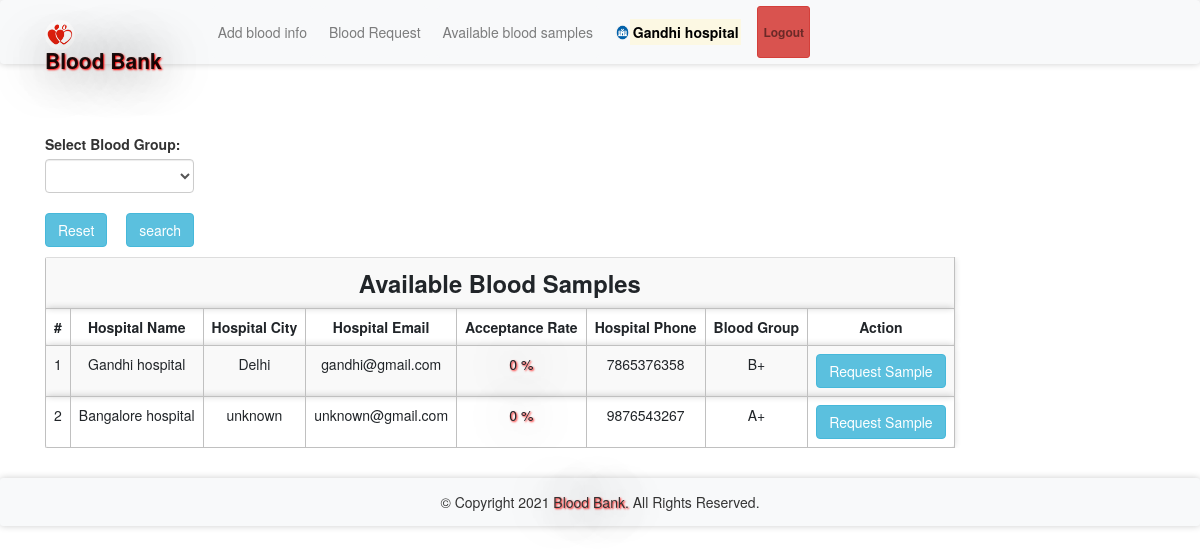
Page /abs.php (signed in) on the committed database.
### tables this page shows
CREATE TABLE `bloodinfo` (
  `bid` int(11) NOT NULL AUTO_INCREMENT,
  `hid` int(11) NOT NULL,
  `bg` varchar(10) NOT NULL,
  PRIMARY KEY (`bid`),
  KEY `hid` (`hid`),
  CONSTRAINT `bloodinfo_ibfk_1` FOREIGN KEY (`hid`) REFERENCES `hospitals` (`id`)
);

CREATE TABLE `hospitals` (
  `id` int(11) NOT NULL AUTO_INCREMENT,
  `hname` varchar(100) NOT NULL,
  `hemail` varchar(100) NOT NULL,
  `hpassword` varchar(100) NOT NULL,
  `hphone` varchar(100) NOT NULL,
  `hcity` varchar(100) NOT NULL,
  `haccepted` int(11) NOT NULL DEFAULT 0,
  `hrejected` int(11) NOT NULL DEFAULT 0,
  PRIMARY KEY (`id`),
  UNIQUE KEY `hemail` (`hemail`)
);

### message.php (called while the page is built, shortened)
<?php $counter=0; if(isset($_GET['msg'])) { ?>
	<div class="col-5 alert alert alert-success alert-dismissible fade show card" id="message">
		<button type="button" class="close" data-dismiss="alert" title="close">&times;</button><?php echo $_GET['msg'];?>
	</div>
<?php }?>

### abs.php (the view, shortened to what this page needs)
<?php
require 'file/connection.php';
if(isset($_GET['search'])){
    $searchKey = $_GET['search'];
    $sql = "select bloodinfo.*, hospitals.* from bloodinfo, hospitals where bloodinfo.hid=hospitals.id && bg LIKE '%$searchKey%'";
}else{
    $sql = "select bloodinfo.*, hospitals.* from bloodinfo, hospitals where bloodinfo.hid=hospitals.id";
}
$result = mysqli_query($conn, $sql);
?>
<!DOCTYPE html>
<html>
<?php require 'head.php'; ?>
<body>
    <?php require 'header.php'; ?>
    <div class="container cont">
        <?php require 'message.php'; ?>
        <div class="row col-lg-8 col-md-8 col-sm-12 mb-3">
            <form method="get" action="" style="margin-top:-20px; ">
            <label class="font-weight-bolder">Select Blood Group:</label>
               <select name="search" class="form-control">
               <option><?php echo @$_GET['search']; ?></option>
               <option value="A+">A+</option>
               </select><br>
               <a href="abs.php" class="btn btn-info mr-4"> Reset</a>
               <input type="submit" name="submit" class="btn btn-info" value="search">
           </form>
        </div>
        <table class="table table-responsive table-striped rounded mb-5">
            <tr><th colspan="8" class="title">Available Blood Samples</th></tr>
            <tr>
                <th>#</th>
                <th>Hospital Name</th>
                <th>Hospital City</th>
                <th>Hospital Email</th>
                <th>Acceptance Rate</th>
                <th>Hospital Phone</th>
                <th>Blood Group</th>
                <th>Action</th>
            </tr>
        <?php while($row = mysqli_fetch_array($result)) { ?>
            <tr>
                <td><?php echo ++$counter;?></td>
                <td><?php echo $row['hname'];?></td>
                <td><?php echo ($row['hcity']); ?></td>
                <td><?php echo ($row['hemail']); ?></td>
                <td><span class="brand">
                <?php
                        if($row['haccepted']>0){
                            $temp = number_format((($row['haccepted']/($row['haccepted']+$row['hrejected']))*100),2);
                            echo ($temp);
                            echo (' %');
                        }
                        else
                        echo ('0 %');
                ?></span></td>
                <td><?php echo ($row['hphone']); ?></td>
                <td><?php echo ($row['bg']); ?></td>
                <form action="file/request.php" method="post">
                <?php if (isset($_SESSION['hid'])) { ?>
                <td><a href="javascript:void(0);" class="btn btn-info hospital">Request Sample</a></td>
                <?php } else {(isset($_SESSION['rid']))  ?>
                <td><input type="submit" name="request" class="btn btn-info" value="Request Sample"></td>
                <?php } ?>
                </form>
            </tr>
        <?php } ?>
        </table>
    </div>
    <?php require 'footer.php' ?>
</body>

### head.php (shortened to what this page needs)
<head>
    <link rel="stylesheet" href="https://maxcdn.bootstrapcdn.com/bootstrap/4.5.0/css/bootstrap.min.css">
    <link rel="stylesheet" type="text/css" href="../library/css/bootstrap.min.css"/>
    <link rel="stylesheet" href="//cdnjs.cloudflare.com/ajax/libs/morris.js/0.5.1/morris.css">
    <link href="css/style.css" rel="stylesheet"/>
</head>

### header.php (shortened to what this page needs)
<nav class="navbar navbar-expand-sm navbar-light bg-light sticky-top">
	<div class="container">
		<a class="navbar-brand" href="index.php"><img src="image/favicon.jpg" width="30" height="30" class="rounded-circle">Blood Bank</a>
          <div class="collapse navbar-collapse" id="collapsibleNavbar">
        <?php if (isset($_SESSION['hid'])) { ?>
		<ul class="navbar-nav ml-auto">
			<li class="nav-item">
				<a class="nav-link btn btn-light" href="bloodinfo.php">Add blood info</a>
            </li>
            <li class="nav-item">
                <a class="nav-link btn btn-light" href="bloodrequest.php">Blood Request</a>
            </li>
			<li class="nav-item">
				<a class="nav-link btn btn-light" href="abs.php">Available blood samples</a>
            </li>
            <li class="nav-item">
                <a href="hprofile.php?id=<?php echo $_SESSION['hid']; ?>" class="nav-link btn font-weight-bold"><img src="image/hospital.png" width="15" height="15" class="rounded-circle"><mark><?php echo $_SESSION['hname']; ?></mark></a>
            </li>
            <li class="nav-item">
                <a class="nav-link btn btn-danger btn-sm font-weight-bold" href="logout.php">Logout</a>
            </li>
        </ul>
        <?php } ?>
       </div>
    </div>
</nav>

### footer.php (shortened to what this page needs)
<footer class="footer text-center bg-light">
	© Copyright <span id="demo"></span> <span class="brand">Blood Bank. </span> All Rights Reserved.
</footer>

### css/style.css (style rules this page uses)
.cont { padding-top: 40px; text-align: justify; font-size: 1em; }
.card ,nav, .footer,tr,video { border-radius: 3px; transition: all 200ms ease-out; box-shadow: 0px 0px 7px rgba(0, 0, 0, 0.2); }
tr,th,td { border:0.1px solid silver; text-align: center; }
.nav-item { margin-left: 10px; }
.navbar-brand { text-shadow: 1px 1px 2px red, 0 0 50px black, 0 0 5px white; font-weight: bold; font-size: 1.5em; }
.title { font-weight: bold; font-size: 1.7em; text-transform: capitalize; text-align: center; }
.brand { text-shadow: 1px 1px 2px red, 0 0 50px black, 0 0 5px white; }
.rounded-circle { margin-top: -2.5px; }
form { padding-top: 20px; }
a:link { text-decoration: none; }
.footer { padding: 14px; }

### rows in the picture
bloodinfo: hid.hname "Gandhi hospital", hid.hcity "Delhi", hid.hemail "gandhi@gmail.com", hid.hphone "7865376358", bg "B+"
bloodinfo: hid.hname "Bangalore hospital", hid.hcity "unknown", hid.hemail "unknown@gmail.com", hid.hphone "9876543267", bg "A+"

### other values in the picture
$_SESSION['hname'] "Gandhi hospital"
